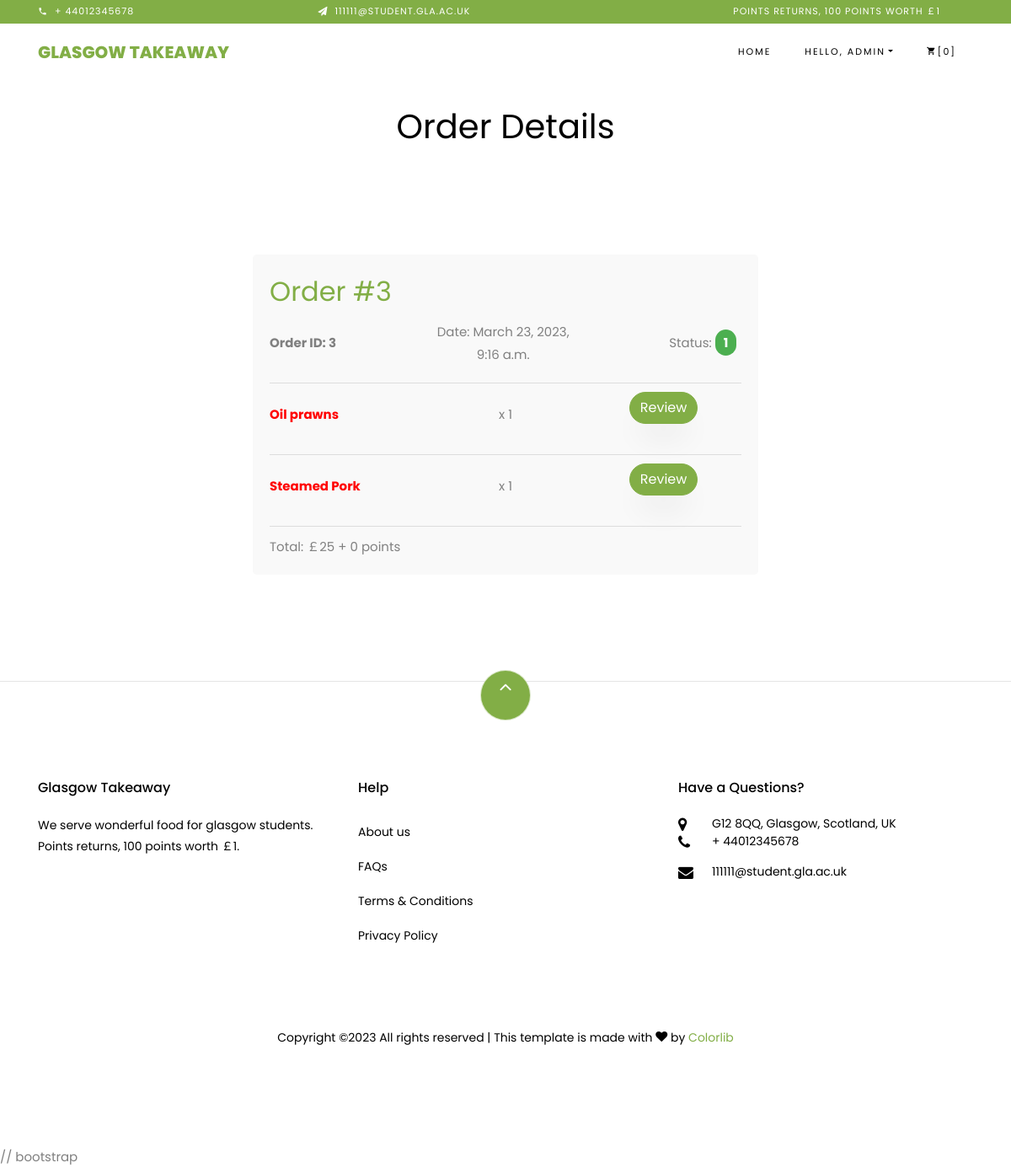
The page /takeaway/orderdetail/3/ (signed in) on the database its author committed.
### takeaway/models.py (models this page shows, shortened)
class Order(models.Model):
    order_id = models.AutoField(primary_key=True)
    user = models.ForeignKey(User, on_delete=models.CASCADE)
    payment = models.CharField(max_length=100)
    delivery_state = models.CharField(max_length=10)
    ordered = models.BooleanField(default=False)
    date = models.DateTimeField(default=timezone.now)
    first_name = models.CharField(max_length=50, default="")
    last_name = models.CharField(max_length=50, default="")
    city = models.CharField(max_length=50, default="")
    street = models.CharField(max_length=50, default="")
    zipcode = models.CharField(max_length=10, default="")
    email = models.EmailField(max_length=30, default="")
    phone = models.CharField(max_length=15, default="")

class OrderDetail(models.Model):
    order = models.ForeignKey(Order, on_delete=models.CASCADE)
    food = models.ForeignKey(Food, on_delete=models.CASCADE)
    count = models.IntegerField(default=0)
    payment = models.CharField(max_length=100)
    delivery_state = models.CharField(max_length=10)
    date = models.DateTimeField(default=timezone.now)

class Food(models.Model):
    ID_MAX_LENGTH = 30
    food_id = models.CharField(max_length=ID_MAX_LENGTH)
    title = models.CharField(max_length=100)
    picture = models.ImageField(upload_to='food_images', blank=True)
    price = models.FloatField(max_length=20)
    discounted_price = models.FloatField(max_length=20)
    description = models.CharField(max_length=300)
    address = models.CharField(max_length=100)
    rating = models.FloatField(max_length=3)
    def __str__(self):
        return self.title

### takeaway/views.py (the view)
# urls.py: path("orderdetail/<order_id>/", views.OrderDetailsView.as_view(), name="orderdetail"),
class OrderDetailsView(View):
    def get_order_details(self, order_id):
        print('get detials 函数进入')
        try:
            order = Order.objects.get(order_id=order_id)
            orderdetail = OrderDetail.objects.filter(order=order)
        except Order.DoesNotExist:
            return None
        except OrderDetail.DoesNotExist:
            return None
        return order, orderdetail
    @method_decorator(login_required)
    def get(self, request, order_id):
        print('get函数进入')
        try:
            (order, orderdetail) = self.get_order_details(order_id)
        except TypeError:
            return redirect(reverse('takeaway:index'))
        context_dict = {'order': order,
                        'orderdetails': orderdetail[:],
                        }
        return render(request, 'takeaway/review.html', context_dict)

### takeaway/templatetags/takeaway_template_tags.py (called while the page is built)
@register.inclusion_tag('takeaway/header.html')
def getCartCount(user=None):
    cart_count = 0
    if user.is_authenticated:
        print("user登录了：" + user.username)
        try:
            cart = Cart.objects.get(user=user)
        except Cart.DoesNotExist:
            print("购物车发生异常")
            cart_count = 0
            return {'cart_count': cart_count,
                    'user': user}
        cart_detail_list = CartDetail.objects.filter(cart=cart)
        for cart_detail in cart_detail_list:
            cart_count += cart_detail.count
        print("购物车数量：" + str(cart_count))
    return {'cart_count': cart_count,
            'user': user}

### templates/takeaway/review.html (shortened to what this page needs)
{% extends 'takeaway/base.html' %}
{% load static %}
{% block body_block %}
<link href="{% static 'css/review.css' %}" rel="stylesheet">
<div class="container">
    <div class="p-4">
        <div class="container" style="text-align: center;">
            <h1>Order Details</h1>
        </div>
    </div>
    <section class="ftco-section">
        <div class="order">
            <h2><a href="#">Order #{{ order.order_id }}</a></h2>
            <div class="order-info">
                <div class="order-id">Order ID: {{ order.order_id }}</div>
                <div class="order-date">Date: {{ order.date }}</div>
                <div class="order-status">
                    Status: <span class="status status-delivered">{{ order.delivery_state }}</span>
                </div>
            </div>
            {% for orderdetail in orderdetails %}
            <div class="food-list">
                <div class="food-name">{{ orderdetail.food }}</div>
                <div class="food-count">x {{ orderdetail.count }}</div>
                <div class="food-review-submit"><p class="btn btn-primary" data-toggle="modal"
                                                   data-target="#reviewModal">Review</p></div>
            </div>
            {% endfor %}
            <div class="order-details">
                <div class="Total">
                    Total: {{ order.payment }}
                </div>
            </div>
        </div>
    </section>
</div>
{% endblock %}

### templates/takeaway/header.html (shortened to what this page needs)
<div class="py-1 bg-primary">
    <div class="container">
        <div class="row no-gutters d-flex align-items-start align-items-center px-md-0">
            <div class="col-lg-12 d-block">
                <div class="row d-flex">
                    <div class="col-md pr-4 d-flex topper align-items-center">
                        <div class="icon mr-2 d-flex justify-content-center align-items-center"><span
                                class="icon-phone2"></span></div>
                        <span class="text">+ 44012345678</span>
                    </div>
                    <div class="col-md pr-4 d-flex topper align-items-center">
                        <div class="icon mr-2 d-flex justify-content-center align-items-center"><span
                                class="icon-paper-plane"></span></div>
                        <span class="text">111111@student.gla.ac.uk</span>
                    </div>
                    <div class="col-md-5 pr-4 d-flex topper align-items-center text-lg-right">
                        <span class="text">Points returns, 100 points worth ￡1</span>
                    </div>
                </div>
            </div>
        </div>
    </div>
</div>
<nav class="navbar navbar-expand-lg navbar-dark ftco_navbar bg-dark ftco-navbar-light" id="ftco-navbar">
    <div class="container">
        <a class="navbar-brand" href="{% url 'takeaway:index' %}">Glasgow Takeaway</a>
        <div class="collapse navbar-collapse" id="ftco-nav">
            <ul class="navbar-nav ml-auto">
                <li class="nav-item active"><a href="{% url 'takeaway:index' %}" class="nav-link">Home</a></li>
                {% if user.is_authenticated %}
                <li class="nav-item dropdown">
                    <a class="nav-link dropdown-toggle" href="#" id="dropdown04" data-toggle="dropdown"
                       aria-haspopup="true" aria-expanded="false">Hello, {{ user.username }}</a>
                </li>
                <li class="nav-item cta cta-colored"><a href="{% url 'takeaway:cart' %}" class="nav-link" id="id_cart"><span
                        class="icon-shopping_cart"></span>[{{ cart_count }}]</a></li>
                {% else %}
                <li class="nav-item"><a href="{% url 'auth_login' %}" class="nav-link">Log in</a></li>
                <li class="nav-item"><a href="{% url 'registration_register' %}" class="nav-link">Sign up</a></li>
                {% endif %}
            </ul>
        </div>
    </div>
</nav>

### static/css/icomoon.css (style rules this page uses)
[class^="icon-"], [class*=" icon-"] { font-family: 'icomoon' !important; speak: none; font-style: normal; font-weight: normal; font-variant: normal; text-transform: none; line-height: 1; -webkit-font-smoothing: antialiased; -moz-osx-font-smoothing: grayscale; }
.icon-paper-plane:before { content: "\f1d8"; }
.icon-phone2:before { content: "\e0cd"; }
.icon-shopping_cart:before { content: "\e8cc"; }

### static/css/review.css (style rules this page uses)
.order { width:600px; margin:auto; background-color: #f9f9f9; padding: 20px; margin-bottom: 20px; border-radius: 5px; }
.order h2 { margin-top: 0; margin-bottom: 10px; }
.order .order-info { display: flex; flex-wrap: wrap; align-items: center; }
.order .order-info > div { flex-basis: 33%; margin-bottom: 10px; }
.order .order-info .order-id { font-weight: bold; text-align: left; }
.order .order-info .order-date { text-align: center; }
.order .order-info .order-status { text-align: right; }
.order .order-info .status { padding: 5px 10px; border-radius: 20px; font-weight: bold; color: #fff; }
.order .order-info .status-delivered { background-color: #4CAF50; }
.order .food-list { display: flex; flex-wrap: wrap; align-items: center; padding-top: 10px; border-top: 1px solid #ddd; margin-top: 10px; justify-content: space-between; }
.order .food-list > div { flex-basis: 33%; margin-bottom: 10px; }
.order .food-list .food-name { font-weight: bold; color: red; }
.order .food-list .food-count { text-align: center; }
.order .food-list .food-review-submit { height: 80; text-align: center; }
.order .order-details { padding-top: 10px; border-top: 1px solid #ddd; margin-top: 10px; display: flex; justify-content: space-between; align-items: center; }

### rows shown on the page
Order: order_id "3", date "March 23, 2023, 9:16 a.m.", delivery_state "1", payment "￡25 + 0 points"
OrderDetail: food "Oil prawns", count "1"
OrderDetail: food "Steamed Pork", count "1"

### other values the page prints
{{ user.username }} "ADMIN"
{{ cart_count }} "0"
